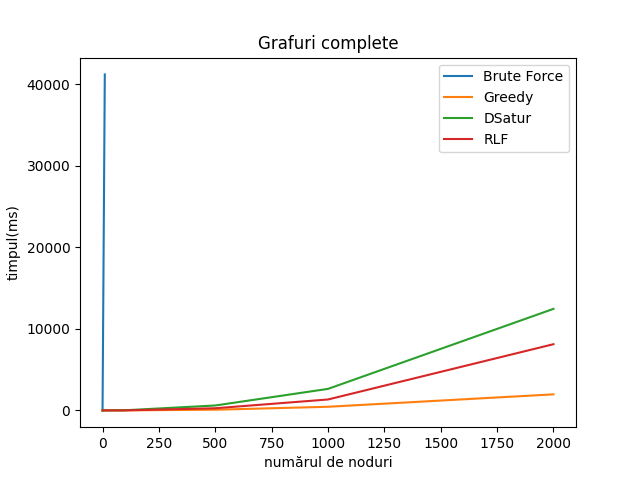

Write the Python code that produced this figure.
import matplotlib.pyplot as plt
import numpy as np 

plt.title("Grafuri complete") 
plt.xlabel("numărul de noduri") 
plt.ylabel("timpul(ms)")

data = np.array([
    [0, 0],
    [10, 41215.1],
])

data2 = np.array([
    [0, 0],
    [10, 0.9],
    [50, 1.6],
    [100, 3.4],
    [500, 83.1],
    [1000, 443.5],
    [2000, 1968.1],
])

data3 = np.array([
    [0, 0],
    [10, 1.1],
    [50, 4.9],
    [100, 18.5],
    [500, 602.6],
    [1000, 2639.5],
    [2000, 12453.2],
])

data4 = np.array([
    [0, 0],
    [10, 1.6],
    [50, 2.5],
    [100, 4.4],
    [500, 263.7],
    [1000, 1338.8],
    [2000, 8119.9],
])

x, y = data.T
plt.plot(x, y, label='Brute Force')

x, y = data2.T
plt.plot(x, y, label='Greedy')

x, y = data3.T
plt.plot(x, y, label='DSatur')

x, y = data4.T
plt.plot(x, y, label='RLF')

plt.legend()


# Save the figure as a png file
plt.savefig('fig2.png')